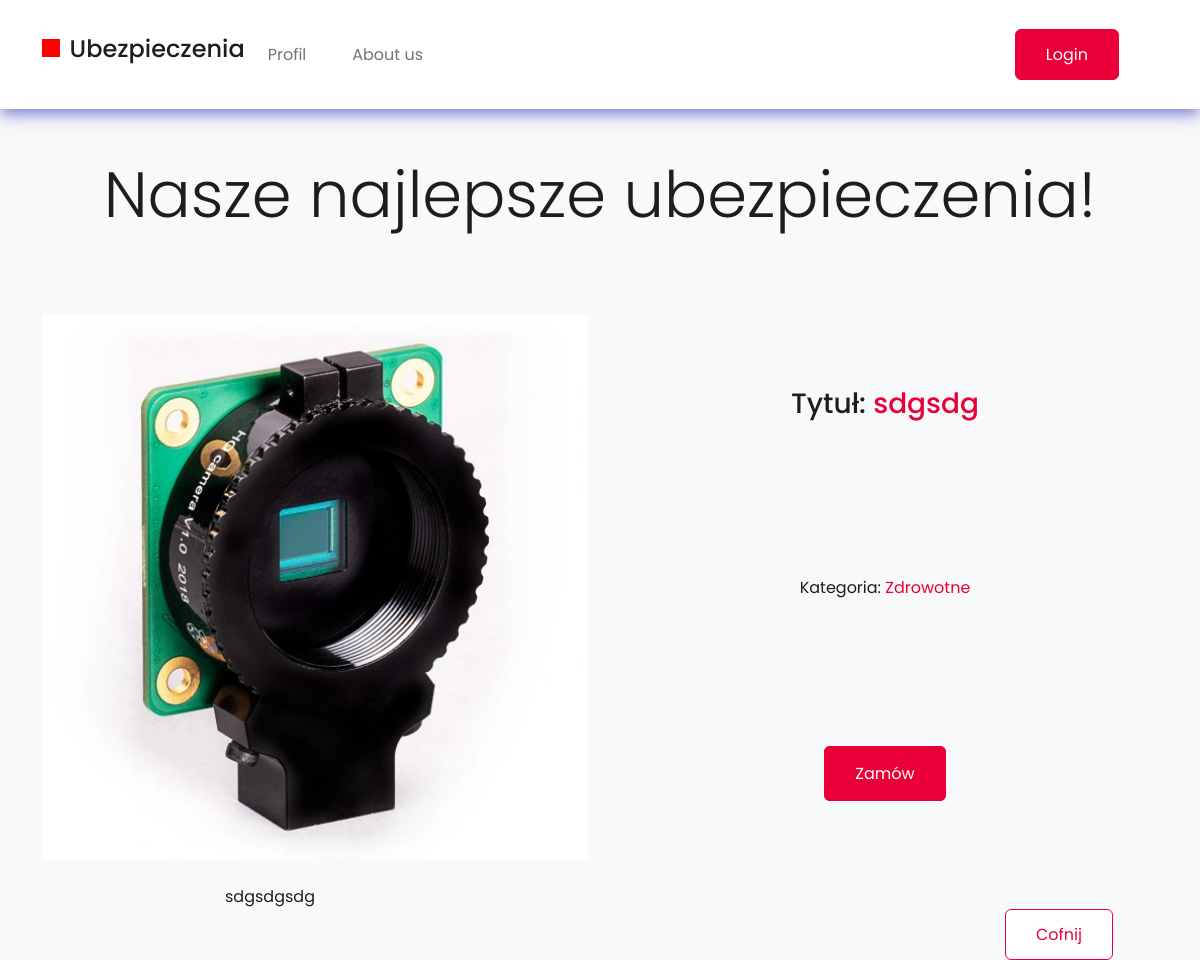
Page /ubezpieczenie/3/ on the committed database.
### ubezpieczenia/models.py (models this page shows, shortened)
class Ubezpieczenie(models.Model):
    tytul = models.CharField(max_length=64, blank=False)
    opis = models.TextField(default="")
    premiera = models.DateField(null=True, blank=True)
    data_zakonczenia = models.DateField(null=True, blank=True)
    znizka = models.DecimalField(max_digits=4, decimal_places=2,
                                      null=True, blank=True)
    kategoria = models.TextField(default="")
    plakat = models.ImageField(upload_to="plakaty", null=True, blank=True)
    dodatkowe = models.OneToOneField(DodatkoweInfo, on_delete=models.CASCADE, null=True, blank=True)

### ubezpieczenia/views.py (the view)
# urls.py: path('ubezpieczenie/<int:id>/', ubezpieczenie, name="ubezpieczenie"),
def ubezpieczenie(request, id):
    ubezpieczenie = get_object_or_404(Ubezpieczenie, pk=id)
    return render(request,'ubezpieczenie.html', {'ubezpieczenie': ubezpieczenie})

### templates/ubezpieczenie.html (shortened to what this page needs)
<!DOCTYPE html>
<html lang="en">
  <head>
  </head>
  <body>
    {% include "nav.html" %}
    <div class="ubezpieczenie container">
      <div class="ubezpieczenie__innerContainer">
        <div class="row">
          <div class="col-md-6">
            <img
            {% load static %}
              src="{% static ubezpieczenie.plakat %}"
              alt=""
              class="ubezpieczenie__image"
            />
          </div>
          <div class="col-md-6">
            <div class="ubezpieczenie__content">
              <h3 class="ubezpieczenie__heading">Tytuł: <span>{{ubezpieczenie.tytul}}</span></h3>
              <p class="ubezpieczenie__category">Kategoria: <span>{{ubezpieczenie.kategoria}}</span></p>
              <div class="ubezpieczenie__CTA">
                              <a href="" class="button button__red">Zamów</a>
              </div>
            </div>
            </div>
          </div>
          <div class="ubezpieczenie__desc">{{ubezpieczenie.opis}}</div>
        </div>
                  <a style="position: absolute; right:5%" class="button button__whitered" href="{% url 'index' %}">Cofnij</a>
      </div>
  </body>
</html>

### styles/style.css (style rules this page uses)
body { color: black; margin: 0; font-family: 'Poppins', sans-serif; --bs-bg-opacity: 1; background-color: rgba(var(--bs-light-rgb), var(--bs-bg-opacity)) !important; }
* { color: #1d1d1b; }
a { text-decoration: none !important; color: #1d1d1b; }
.button { cursor: pointer; font-size: 16px; }
.button__whitered { line-height: 1.1875; background: #fff; border: 1px solid #e90039; border-radius: 6px; background: white; color: #e90039; padding: 15px 30px; -webkit-transition: background 0.5s linear; transition: background 0.5s linear; position: relative; z-index: 1; }
.button__red { line-height: 1.1875; color: #fff; border: 1px solid #e90039; border-radius: 6px; background: #e90039; padding: 15px 30px; -webkit-transition: background 0.5s linear; transition: background 0.5s linear; position: relative; z-index: 1; }
img { width: 100%; }
.ubezpieczenie { position: relative; }
.ubezpieczenie__content { height: 100%; -ms-flex-pack: distribute; justify-content: space-around; display: -webkit-box; display: -ms-flexbox; display: flex; -webkit-box-orient: vertical; -webkit-box-direction: normal; -ms-flex-direction: column; flex-direction: column; -webkit-box-align: center; -ms-flex-align: center; align-items: center; }
.ubezpieczenie .row { margin-bottom: 25px; }
@media (min-width: 768px) { .ubezpieczenie__desc { max-width: 750px; margin: auto; } }
.ubezpieczenie__heading span, .ubezpieczenie__category span { color: #e90039; }

### rows in the picture
Ubezpieczenie: plakat (picture), tytul "sdgsdg", kategoria "Zdrowotne", opis "sdgsdgsdg"
